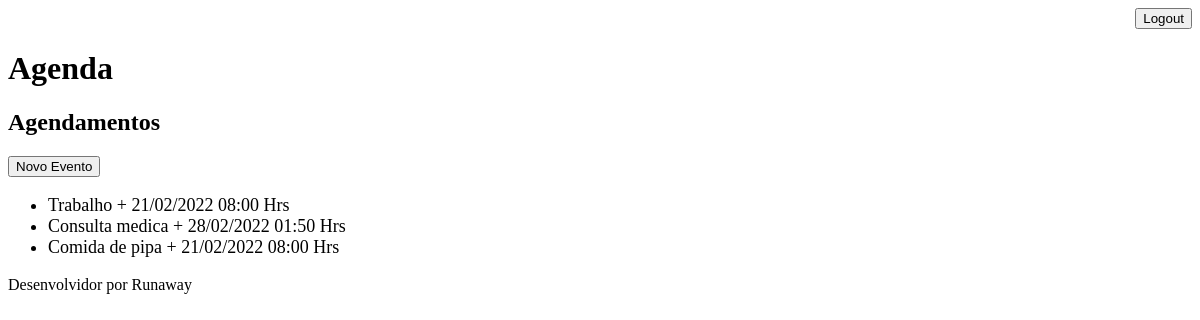
The page /agenda/ (signed in) on the database as committed earlier.
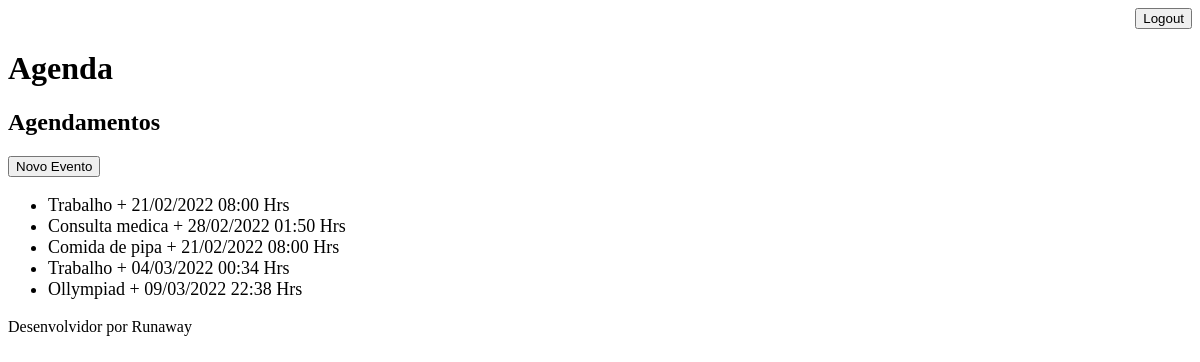
The same page on the database as committed later.
### core/models.py (models this page shows, shortened)
class Evento(models.Model):
    titulo = models.CharField(max_length=100)
    descricao = models.TextField(blank=True, null=True)
    data_evento = models.DateTimeField(verbose_name='Data do Evento')
    data_criacao = models.DateTimeField(auto_now=True)
    usuario = models.ForeignKey(User, on_delete=models.CASCADE)
    class Meta:
        db_table = 'evento'
    def get_data_evento(self):
        return self.data_evento.strftime('%d/%m/%Y %H:%M Hrs')

### core/views.py (the view)
# urls.py: path('agenda/', views.lista_eventos),
@login_required(login_url='/login/')
def lista_eventos(request):
    usuario = request.user   #para visualizar os eventos do usuario logado
    evento = Evento.objects.filter(usuario=usuario)   #para visualizar os eventos do usuario logado
    dados = {'eventos':evento}
    return render(request, 'agenda.html', dados)

### core/templates/agenda.html
{% extends "model-page.html" %}
{% block content %}
    <h2>Agendamentos</h2>
    <a href="evento/">
        <button type="button">Novo Evento </button>
    </a>
    <ul style="font-size: 18px">
        {% for evento in eventos %}
            <li>{{ evento.titulo }} + {{ evento.get_data_evento }}</li>
        {% endfor %}
    </ul>
{% endblock %}

### core/templates/model-page.html
<!DOCTYPE html>
<html lang="en">
<head>
    {% include "model-header.html" %}
</head>
<body>
    {% block content %} {% endblock %}
    {% include "model-footer.html" %}
</body>
</html>

### core/templates/model-header.html (shortened to what this page needs)
    <div align="right">
        <a href="/logout">
            <button type="button">Logout</button>
        </a>
    </div>
    <h1>Agenda</h1>

### core/templates/model-footer.html
<p>Desenvolvidor por Runaway</p>

Rows that differ between the two databases and show on the page:
added Evento: titulo "Trabalho", get_data_evento "04/03/2022 00:34 Hrs"
added Evento: titulo "Ollympiad", get_data_evento "09/03/2022 22:38 Hrs"
